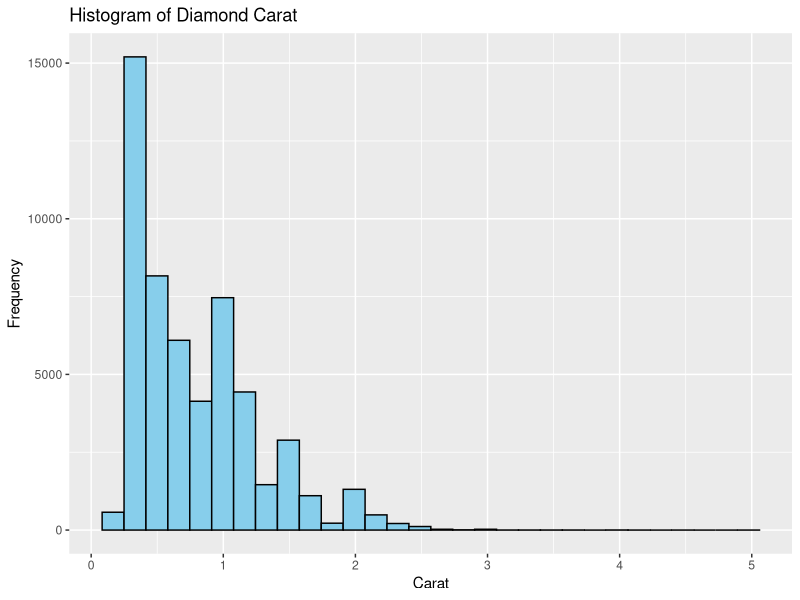
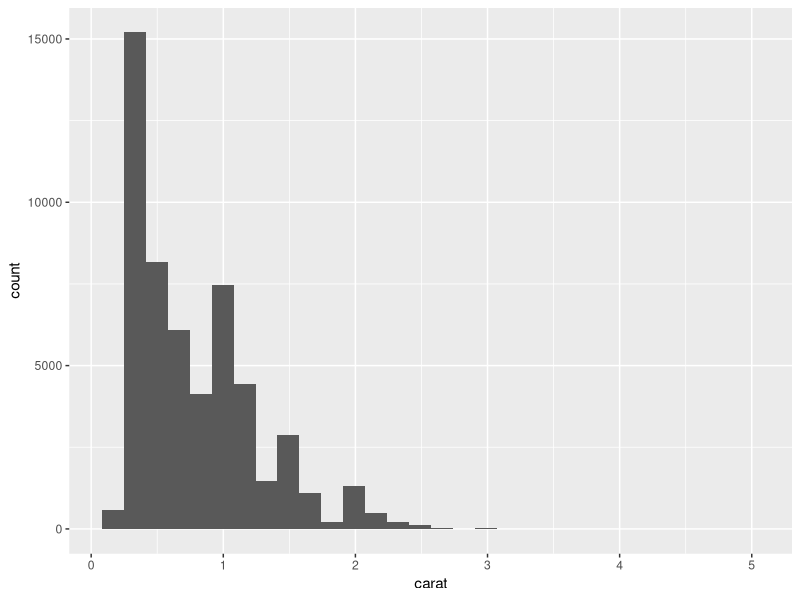
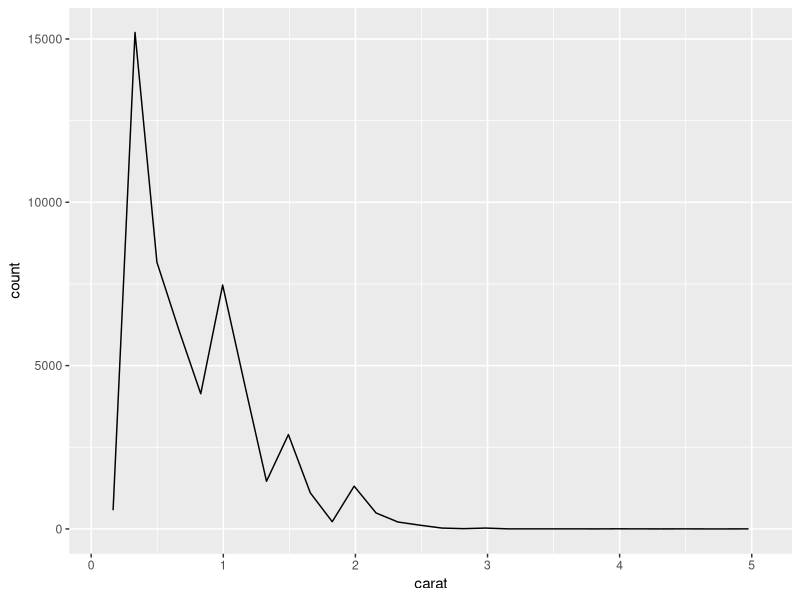
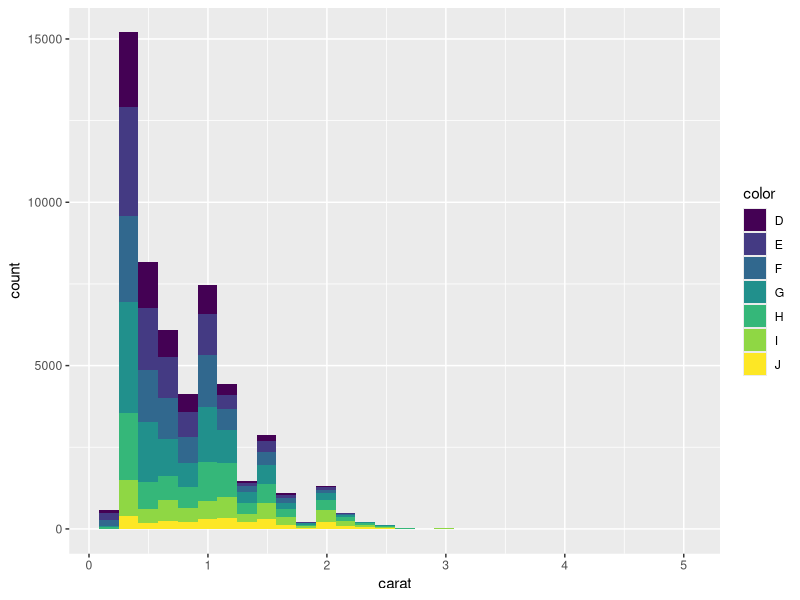
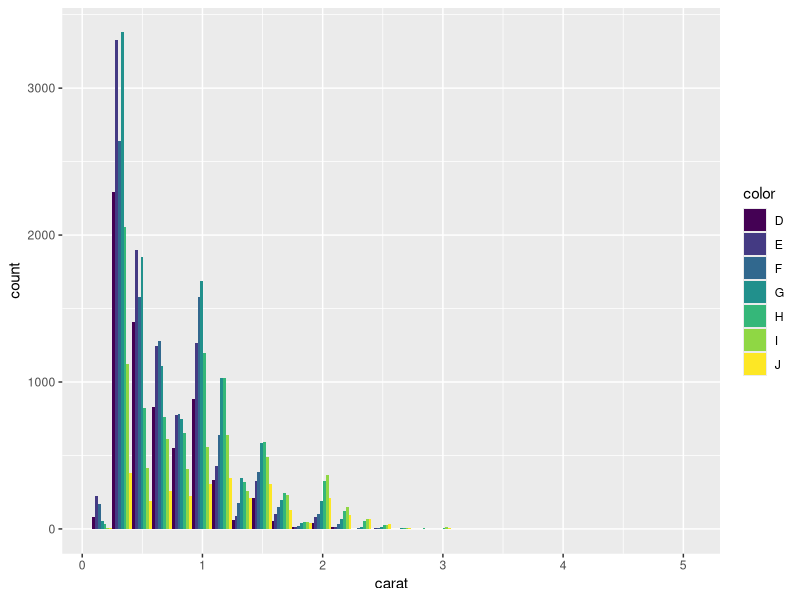

R code for these plots, in order:
install.packages("tidyverse")
library(tidyverse)

diamonds
?diamonds

ggplot() + 
  geom_histogram(aes(x = carat), data = diamonds, bins = 30, fill = "skyblue", color = "black") +
  labs(title = "Histogram of Diamond Carat",
       x = "Carat",
       y = "Frequency")


library(ggplot2)

#1 =====================================================================

# Base plot
p <- ggplot(data = diamonds)

# Add the histogram layer using geom_bar
p <- p + layer(
  data = diamonds,
  stat = "bin",
  geom = "bar",
  position = "identity",  # Specify position argument
  mapping = aes(x = carat)
)

print(p)

#2 =====================================================================

# Base plot
p <- ggplot(data = diamonds)

# Add the histogram layer using geom_bar
p <- p + layer(
  data = diamonds,
  stat = "bin",
  geom = "line",
  position = "stack",  # Specify position argument
  mapping = aes(x = carat)
)

print(p)

#3 =====================================================================

# Base plot
p <- ggplot(data = diamonds)

# Add the histogram layer using geom_bar
p <- p + layer(
  data = diamonds,
  stat = "bin",
  geom = "bar",
  position = "stack",  # Specify position argument
  mapping = aes(x = carat, fill = color)  # Add aesthetic mapping
)

print(p)


#4 =====================================================================


# Base plot
p <- ggplot(data = diamonds)

# Add the histogram layer using geom_bar
p <- p + layer(
  data = diamonds,
  stat = "bin",
  geom = "bar",
  position = "dodge",  # Change position adjustment to "dodge"
  mapping = aes(x = carat, fill = color)  # Add aesthetic mapping
)

print(p)


